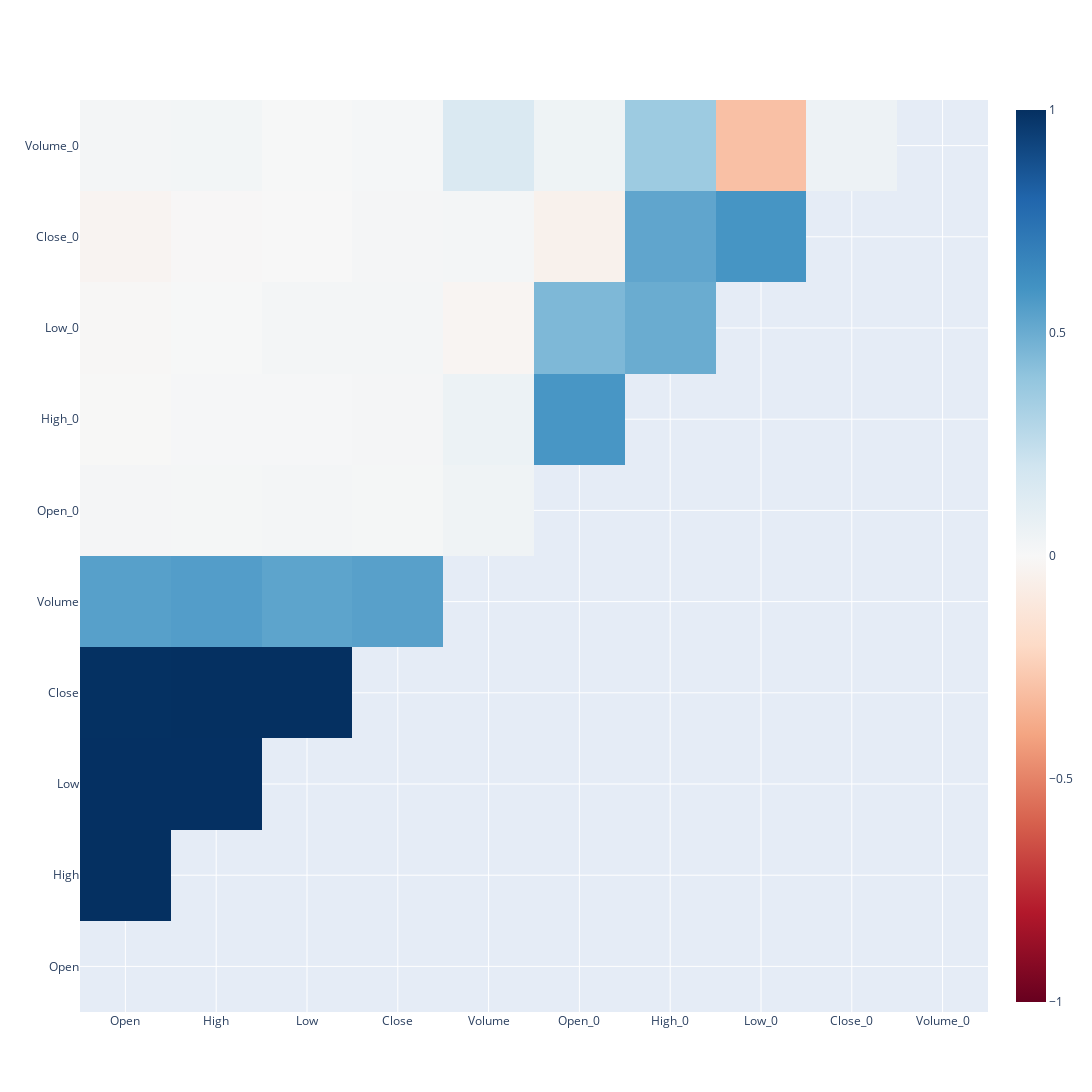

This figure's notebook cell:
### Code cell
df = test_datapoints[0][interesting_tickers[0]]._features
corr = df.corr()
mask = np.triu(np.ones_like(corr, dtype=bool))
df_mask = corr.mask(mask)


fig = go.Figure(
    go.Heatmap(
        z=corr.mask(mask),
        x=corr.columns,
        y=corr.columns,
        colorscale=px.colors.diverging.RdBu,
        zmin=-1,
        zmax=1,
    )
)
fig.update_layout(
    height=1200,
    width=1200,
)
fig.show()
fig.write_image("correlation.svg")

### Figure 1 — Plotly figure (JSON) as saved in the notebook; plotly's stock layout.template omitted (floating-point values rounded to 4 significant figures)
{"data": [{"colorscale": [[0, "rgb(103,0,31)"], [0.1, "rgb(178,24,43)"], [0.2, "rgb(214,96,77)"], [0.3, "rgb(244,165,130)"], [0.4, "rgb(253,219,199)"], [0.5, "rgb(247,247,247)"], [0.6, "rgb(209,229,240)"], [0.7, "rgb(146,197,222)"], [0.8, "rgb(67,147,195)"], [0.9, "rgb(33,102,172)"], [1, "rgb(5,48,97)"]], "type": "heatmap", "x": ["Open", "High", "Low", "Close", "Volume", "Open_0", "High_0", "Low_0", "Close_0", "Volume_0"], "y": ["Open", "High", "Low", "Close", "Volume", "Open_0", "High_0", "Low_0", "Close_0", "Volume_0"], "z": [[null, null, null, null, null, null, null, null, null, null], [0.9993, null, null, null, null, null, null, null, null, null], [0.9983, 0.9982, null, null, null, null, null, null, null, null], [0.9979, 0.9989, 0.999, null, null, null, null, null, null, null], [0.5499, 0.5588, 0.533, 0.5477, null, null, null, null, null, null], [0.01822, 0.01535, 0.01977, 0.01584, 0.04397, null, null, null, null, null], [-0.003215, 0.01114, 0.01091, 0.01824, 0.0594, 0.5873, null, null, null, null], [-0.007526, 0.003325, 0.02194, 0.02128, -0.01996, 0.4516, 0.5005, null, null, null], [-0.02564, -0.005534, 0.001642, 0.01791, 0.02017, -0.04432, 0.5276, 0.5914, null, null], [0.02061, 0.02487, 0.004639, 0.01335, 0.1533, 0.04772, 0.365, -0.2992, 0.05479, null]], "zmax": 1, "zmin": -1}], "layout": {"height": 1200, "width": 1200}}
